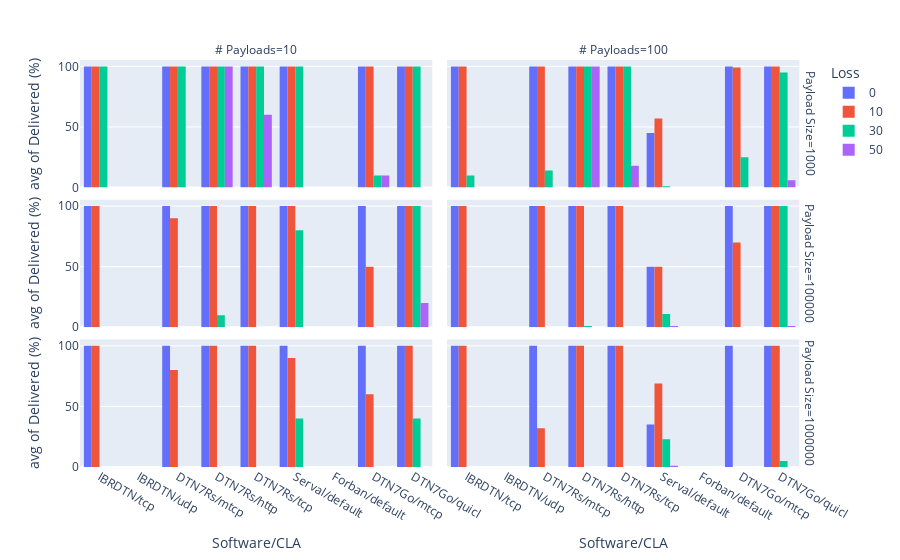

The notebook cell saved with this chart:
### Code cell
fig = px.histogram(
    ratio_df[ratio_df["# Nodes"] == 32],
    x="Software/CLA",
    y="Delivered (%)",
    color="Loss",
    facet_col="# Payloads",
    facet_row="Payload Size",
    barmode='group',
    histfunc='avg',
    category_orders={
        "Loss": [0, 10, 30, 50],
        "Payload Size": [1000, 100000, 1000000]
    },
)
    
fig.update_xaxes(type='category')
fig.show()

### Figure 1 — Plotly figure (JSON) as saved in the notebook; plotly's stock layout.template omitted (floating-point values rounded to 4 significant figures)
{"data": [{"alignmentgroup": "True", "bingroup": "x", "histfunc": "avg", "hovertemplate": "Loss=0<br>Payload Size=1000<br># Payloads=10<br>Software/CLA=%{x}<br>avg of Delivered (%)=%{y}<extra></extra>", "legendgroup": "0", "marker": {"color": "#636efa", "pattern": {"shape": ""}}, "name": "0", "offsetgroup": "0", "orientation": "v", "showlegend": true, "type": "histogram", "x": ["IBRDTN/tcp", "IBRDTN/udp", "DTN7Rs/mtcp", "DTN7Rs/http", "DTN7Rs/tcp", "Serval/default", "Forban/default", "DTN7Go/mtcp", "DTN7Go/quicl"], "xaxis": "x5", "y": [100, 0, 100, 100, 100, 100, 0, 100, 100], "yaxis": "y5"}, {"alignmentgroup": "True", "bingroup": "x", "histfunc": "avg", "hovertemplate": "Loss=0<br>Payload Size=1000<br># Payloads=100<br>Software/CLA=%{x}<br>avg of Delivered (%)=%{y}<extra></extra>", "legendgroup": "0", "marker": {"color": "#636efa", "pattern": {"shape": ""}}, "name": "0", "offsetgroup": "0", "orientation": "v", "showlegend": false, "type": "histogram", "x": ["IBRDTN/tcp", "IBRDTN/udp", "DTN7Rs/http", "DTN7Rs/tcp", "DTN7Rs/mtcp", "Serval/default", "Forban/default", "DTN7Go/mtcp", "DTN7Go/quicl"], "xaxis": "x6", "y": [100, 0, 100, 100, 100, 45, 0, 100, 100], "yaxis": "y6"}, {"alignmentgroup": "True", "bingroup": "x", "histfunc": "avg", "hovertemplate": "Loss=0<br>Payload Size=100000<br># Payloads=10<br>Software/CLA=%{x}<br>avg of Delivered (%)=%{y}<extra></extra>", "legendgroup": "0", "marker": {"color": "#636efa", "pattern": {"shape": ""}}, "name": "0", "offsetgroup": "0", "orientation": "v", "showlegend": false, "type": "histogram", "x": ["IBRDTN/tcp", "IBRDTN/udp", "DTN7Rs/http", "DTN7Rs/tcp", "DTN7Rs/mtcp", "Serval/default", "Forban/default", "DTN7Go/mtcp", "DTN7Go/quicl"], "xaxis": "x3", "y": [100, 0, 100, 100, 100, 100, 0, 100, 100], "yaxis": "y3"}, {"alignmentgroup": "True", "bingroup": "x", "histfunc": "avg", "hovertemplate": "Loss=0<br>Payload Size=100000<br># Payloads=100<br>Software/CLA=%{x}<br>avg of Delivered (%)=%{y}<extra></extra>", "legendgroup": "0", "marker": {"color": "#636efa", "pattern": {"shape": ""}}, "name": "0", "offsetgroup": "0", "orientation": "v", "showlegend": false, "type": "histogram", "x": ["IBRDTN/tcp", "IBRDTN/udp", "DTN7Rs/mtcp", "DTN7Rs/tcp", "DTN7Rs/http", "Serval/default", "Forban/default", "DTN7Go/mtcp", "DTN7Go/quicl"], "xaxis": "x4", "y": [100, 0, 100, 100, 100, 50, 0, 100, 100], "yaxis": "y4"}, {"alignmentgroup": "True", "bingroup": "x", "histfunc": "avg", "hovertemplate": "Loss=0<br>Payload Size=1000000<br># Payloads=10<br>Software/CLA=%{x}<br>avg of Delivered (%)=%{y}<extra></extra>", "legendgroup": "0", "marker": {"color": "#636efa", "pattern": {"shape": ""}}, "name": "0", "offsetgroup": "0", "orientation": "v", "showlegend": false, "type": "histogram", "x": ["IBRDTN/udp", "IBRDTN/tcp", "DTN7Rs/tcp", "DTN7Rs/http", "DTN7Rs/mtcp", "Serval/default", "Forban/default", "DTN7Go/quicl", "DTN7Go/mtcp"], "xaxis": "x", "y": [0, 100, 100, 100, 100, 100, 0, 100, 100], "yaxis": "y"}, {"alignmentgroup": "True", "bingroup": "x", "histfunc": "avg", "hovertemplate": "Loss=0<br>Payload Size=1000000<br># Payloads=100<br>Software/CLA=%{x}<br>avg of Delivered (%)=%{y}<extra></extra>", "legendgroup": "0", "marker": {"color": "#636efa", "pattern": {"shape": ""}}, "name": "0", "offsetgroup": "0", "orientation": "v", "showlegend": false, "type": "histogram", "x": ["IBRDTN/udp", "IBRDTN/tcp", "DTN7Rs/http", "DTN7Rs/tcp", "DTN7Rs/mtcp", "Serval/default", "Forban/default", "DTN7Go/quicl", "DTN7Go/mtcp"], "xaxis": "x2", "y": [0, 100, 100, 100, 100, 35, 0, 100, 100], "yaxis": "y2"}, {"alignmentgroup": "True", "bingroup": "x", "histfunc": "avg", "hovertemplate": "Loss=10<br>Payload Size=1000<br># Payloads=10<br>Software/CLA=%{x}<br>avg of Delivered (%)=%{y}<extra></extra>", "legendgroup": "10", "marker": {"color": "#EF553B", "pattern": {"shape": ""}}, "name": "10", "offsetgroup": "10", "orientation": "v", "showlegend": true, "type": "histogram", "x": ["IBRDTN/udp", "IBRDTN/tcp", "DTN7Rs/http", "DTN7Rs/tcp", "DTN7Rs/mtcp", "Serval/default", "Forban/default", "DTN7Go/quicl", "DTN7Go/mtcp"], "xaxis": "x5", "y": [0, 100, 100, 100, 100, 100, 0, 100, 100], "yaxis": "y5"}, {"alignmentgroup": "True", "bingroup": "x", "histfunc": "avg", "hovertemplate": "Loss=10<br>Payload Size=1000<br># Payloads=100<br>Software/CLA=%{x}<br>avg of Delivered (%)=%{y}<extra></extra>", "legendgroup": "10", "marker": {"color": "#EF553B", "pattern": {"shape": ""}}, "name": "10", "offsetgroup": "10", "orientation": "v", "showlegend": false, "type": "histogram", "x": ["IBRDTN/udp", "IBRDTN/tcp", "DTN7Rs/http", "DTN7Rs/tcp", "DTN7Rs/mtcp", "Serval/default", "Forban/default", "DTN7Go/quicl", "DTN7Go/mtcp"], "xaxis": "x6", "y": [0, 100, 100, 100, 100, 57.0, 0, 100, 99], "yaxis": "y6"}, {"alignmentgroup": "True", "bingroup": "x", "histfunc": "avg", "hovertemplate": "Loss=10<br>Payload Size=100000<br># Payloads=10<br>Software/CLA=%{x}<br>avg of Delivered (%)=%{y}<extra></extra>", "legendgroup": "10", "marker": {"color": "#EF553B", "pattern": {"shape": ""}}, "name": "10", "offsetgroup": "10", "orientation": "v", "showlegend": false, "type": "histogram", "x": ["IBRDTN/tcp", "IBRDTN/udp", "DTN7Rs/tcp", "DTN7Rs/mtcp", "DTN7Rs/http", "Serval/default", "Forban/default", "DTN7Go/mtcp", "DTN7Go/quicl"], "xaxis": "x3", "y": [100, 0, 100, 90, 100, 100, 0, 50, 100], "yaxis": "y3"}, {"alignmentgroup": "True", "bingroup": "x", "histfunc": "avg", "hovertemplate": "Loss=10<br>Payload Size=100000<br># Payloads=100<br>Software/CLA=%{x}<br>avg of Delivered (%)=%{y}<extra></extra>", "legendgroup": "10", "marker": {"color": "#EF553B", "pattern": {"shape": ""}}, "name": "10", "offsetgroup": "10", "orientation": "v", "showlegend": false, "type": "histogram", "x": ["IBRDTN/tcp", "IBRDTN/udp", "DTN7Rs/mtcp", "DTN7Rs/tcp", "DTN7Rs/http", "Serval/default", "Forban/default", "DTN7Go/mtcp", "DTN7Go/quicl"], "xaxis": "x4", "y": [100, 0, 100, 100, 100, 50, 0, 70, 100], "yaxis": "y4"}, {"alignmentgroup": "True", "bingroup": "x", "histfunc": "avg", "hovertemplate": "Loss=10<br>Payload Size=1000000<br># Payloads=10<br>Software/CLA=%{x}<br>avg of Delivered (%)=%{y}<extra></extra>", "legendgroup": "10", "marker": {"color": "#EF553B", "pattern": {"shape": ""}}, "name": "10", "offsetgroup": "10", "orientation": "v", "showlegend": false, "type": "histogram", "x": ["IBRDTN/udp", "IBRDTN/tcp", "DTN7Rs/http", "DTN7Rs/tcp", "DTN7Rs/mtcp", "Serval/default", "Forban/default", "DTN7Go/quicl", "DTN7Go/mtcp"], "xaxis": "x", "y": [0, 100, 100, 100, 80, 90, 0, 100, 60], "yaxis": "y"}, {"alignmentgroup": "True", "bingroup": "x", "histfunc": "avg", "hovertemplate": "Loss=10<br>Payload Size=1000000<br># Payloads=100<br>Software/CLA=%{x}<br>avg of Delivered (%)=%{y}<extra></extra>", "legendgroup": "10", "marker": {"color": "#EF553B", "pattern": {"shape": ""}}, "name": "10", "offsetgroup": "10", "orientation": "v", "showlegend": false, "type": "histogram", "x": ["IBRDTN/tcp", "IBRDTN/udp", "DTN7Rs/http", "DTN7Rs/tcp", "DTN7Rs/mtcp", "Serval/default", "Forban/default", "DTN7Go/mtcp", "DTN7Go/quicl"], "xaxis": "x2", "y": [100, 0, 100, 100, 32, 69, 0, 0, 100], "yaxis": "y2"}, {"alignmentgroup": "True", "bingroup": "x", "histfunc": "avg", "hovertemplate": "Loss=30<br>Payload Size=1000<br># Payloads=10<br>Software/CLA=%{x}<br>avg of Delivered (%)=%{y}<extra></extra>", "legendgroup": "30", "marker": {"color": "#00cc96", "pattern": {"shape": ""}}, "name": "30", "offsetgroup": "30", "orientation": "v", "showlegend": true, "type": "histogram", "x": ["IBRDTN/udp", "IBRDTN/tcp", "DTN7Rs/http", "DTN7Rs/tcp", "DTN7Rs/mtcp", "Serval/default", "Forban/default", "DTN7Go/quicl", "DTN7Go/mtcp"], "xaxis": "x5", "y": [0, 100, 100, 100, 100, 100, 0, 100, 10], "yaxis": "y5"}, {"alignmentgroup": "True", "bingroup": "x", "histfunc": "avg", "hovertemplate": "Loss=30<br>Payload Size=1000<br># Payloads=100<br>Software/CLA=%{x}<br>avg of Delivered (%)=%{y}<extra></extra>", "legendgroup": "30", "marker": {"color": "#00cc96", "pattern": {"shape": ""}}, "name": "30", "offsetgroup": "30", "orientation": "v", "showlegend": false, "type": "histogram", "x": ["IBRDTN/udp", "IBRDTN/tcp", "DTN7Rs/http", "DTN7Rs/tcp", "DTN7Rs/mtcp", "Serval/default", "Forban/default", "DTN7Go/quicl", "DTN7Go/mtcp"], "xaxis": "x6", "y": [0, 10, 100, 100, 14.0, 1, 0, 95, 25], "yaxis": "y6"}, {"alignmentgroup": "True", "bingroup": "x", "histfunc": "avg", "hovertemplate": "Loss=30<br>Payload Size=100000<br># Payloads=10<br>Software/CLA=%{x}<br>avg of Delivered (%)=%{y}<extra></extra>", "legendgroup": "30", "marker": {"color": "#00cc96", "pattern": {"shape": ""}}, "name": "30", "offsetgroup": "30", "orientation": "v", "showlegend": false, "type": "histogram", "x": ["IBRDTN/tcp", "IBRDTN/udp", "DTN7Rs/mtcp", "DTN7Rs/tcp", "DTN7Rs/http", "Serval/default", "Forban/default", "DTN7Go/mtcp", "DTN7Go/quicl"], "xaxis": "x3", "y": [0, 0, 0, 0, 10, 80, 0, 0, 100], "yaxis": "y3"}, {"alignmentgroup": "True", "bingroup": "x", "histfunc": "avg", "hovertemplate": "Loss=30<br>Payload Size=100000<br># Payloads=100<br>Software/CLA=%{x}<br>avg of Delivered (%)=%{y}<extra></extra>", "legendgroup": "30", "marker": {"color": "#00cc96", "pattern": {"shape": ""}}, "name": "30", "offsetgroup": "30", "orientation": "v", "showlegend": false, "type": "histogram", "x": ["IBRDTN/tcp", "IBRDTN/udp", "DTN7Rs/tcp", "DTN7Rs/http", "DTN7Rs/mtcp", "Serval/default", "Forban/default", "DTN7Go/mtcp", "DTN7Go/quicl"], "xaxis": "x4", "y": [0, 0, 0, 1, 0, 11, 0, 0, 100], "yaxis": "y4"}, {"alignmentgroup": "True", "bingroup": "x", "histfunc": "avg", "hovertemplate": "Loss=30<br>Payload Size=1000000<br># Payloads=10<br>Software/CLA=%{x}<br>avg of Delivered (%)=%{y}<extra></extra>", "legendgroup": "30", "marker": {"color": "#00cc96", "pattern": {"shape": ""}}, "name": "30", "offsetgroup": "30", "orientation": "v", "showlegend": false, "type": "histogram", "x": ["IBRDTN/udp", "IBRDTN/tcp", "DTN7Rs/http", "DTN7Rs/tcp", "DTN7Rs/mtcp", "Serval/default", "Forban/default", "DTN7Go/quicl", "DTN7Go/mtcp"], "xaxis": "x", "y": [0, 0, 0, 0, 0, 40, 0, 40, 0], "yaxis": "y"}, {"alignmentgroup": "True", "bingroup": "x", "histfunc": "avg", "hovertemplate": "Loss=30<br>Payload Size=1000000<br># Payloads=100<br>Software/CLA=%{x}<br>avg of Delivered (%)=%{y}<extra></extra>", "legendgroup": "30", "marker": {"color": "#00cc96", "pattern": {"shape": ""}}, "name": "30", "offsetgroup": "30", "orientation": "v", "showlegend": false, "type": "histogram", "x": ["IBRDTN/udp", "IBRDTN/tcp", "DTN7Rs/http", "DTN7Rs/mtcp", "DTN7Rs/tcp", "Serval/default", "Forban/default", "DTN7Go/quicl", "DTN7Go/mtcp"], "xaxis": "x2", "y": [0, 0, 0, 0, 0, 23, 0, 5, 0], "yaxis": "y2"}, {"alignmentgroup": "True", "bingroup": "x", "histfunc": "avg", "hovertemplate": "Loss=50<br>Payload Size=1000<br># Payloads=10<br>Software/CLA=%{x}<br>avg of Delivered (%)=%{y}<extra></extra>", "legendgroup": "50", "marker": {"color": "#ab63fa", "pattern": {"shape": ""}}, "name": "50", "offsetgroup": "50", "orientation": "v", "showlegend": true, "type": "histogram", "x": ["IBRDTN/udp", "IBRDTN/tcp", "DTN7Rs/http", "DTN7Rs/tcp", "DTN7Rs/mtcp", "Serval/default", "Forban/default", "DTN7Go/quicl", "DTN7Go/mtcp"], "xaxis": "x5", "y": [0, 0, 100, 60, 0, 0, 0, 0, 10], "yaxis": "y5"}, {"alignmentgroup": "True", "bingroup": "x", "histfunc": "avg", "hovertemplate": "Loss=50<br>Payload Size=1000<br># Payloads=100<br>Software/CLA=%{x}<br>avg of Delivered (%)=%{y}<extra></extra>", "legendgroup": "50", "marker": {"color": "#ab63fa", "pattern": {"shape": ""}}, "name": "50", "offsetgroup": "50", "orientation": "v", "showlegend": false, "type": "histogram", "x": ["IBRDTN/udp", "IBRDTN/tcp", "DTN7Rs/http", "DTN7Rs/tcp", "DTN7Rs/mtcp", "Serval/default", "Forban/default", "DTN7Go/quicl", "DTN7Go/mtcp"], "xaxis": "x6", "y": [0, 0, 100, 18, 0, 0, 0, 6, 0], "yaxis": "y6"}, {"alignmentgroup": "True", "bingroup": "x", "histfunc": "avg", "hovertemplate": "Loss=50<br>Payload Size=100000<br># Payloads=10<br>Software/CLA=%{x}<br>avg of Delivered (%)=%{y}<extra></extra>", "legendgroup": "50", "marker": {"color": "#ab63fa", "pattern": {"shape": ""}}, "name": "50", "offsetgroup": "50", "orientation": "v", "showlegend": false, "type": "histogram", "x": ["IBRDTN/tcp", "IBRDTN/udp", "DTN7Rs/tcp", "DTN7Rs/mtcp", "DTN7Rs/http", "Serval/default", "Forban/default", "DTN7Go/mtcp", "DTN7Go/quicl"], "xaxis": "x3", "y": [0, 0, 0, 0, 0, 0, 0, 0, 20], "yaxis": "y3"}, {"alignmentgroup": "True", "bingroup": "x", "histfunc": "avg", "hovertemplate": "Loss=50<br>Payload Size=100000<br># Payloads=100<br>Software/CLA=%{x}<br>avg of Delivered (%)=%{y}<extra></extra>", "legendgroup": "50", "marker": {"color": "#ab63fa", "pattern": {"shape": ""}}, "name": "50", "offsetgroup": "50", "orientation": "v", "showlegend": false, "type": "histogram", "x": ["IBRDTN/udp", "IBRDTN/tcp", "DTN7Rs/mtcp", "DTN7Rs/tcp", "DTN7Rs/http", "Serval/default", "Forban/default", "DTN7Go/quicl", "DTN7Go/mtcp"], "xaxis": "x4", "y": [0, 0, 0, 0, 0, 1, 0, 1, 0], "yaxis": "y4"}, {"alignmentgroup": "True", "bingroup": "x", "histfunc": "avg", "hovertemplate": "Loss=50<br>Payload Size=1000000<br># Payloads=10<br>Software/CLA=%{x}<br>avg of Delivered (%)=%{y}<extra></extra>", "legendgroup": "50", "marker": {"color": "#ab63fa", "pattern": {"shape": ""}}, "name": "50", "offsetgroup": "50", "orientation": "v", "showlegend": false, "type": "histogram", "x": ["IBRDTN/udp", "IBRDTN/tcp", "DTN7Rs/http", "DTN7Rs/tcp", "DTN7Rs/mtcp", "Serval/default", "Forban/default", "DTN7Go/quicl", "DTN7Go/mtcp"], "xaxis": "x", "y": [0, 0, 0, 0, 0, 0, 0, 0, 0], "yaxis": "y"}, {"alignmentgroup": "True", "bingroup": "x", "histfunc": "avg", "hovertemplate": "Loss=50<br>Payload Size=1000000<br># Payloads=100<br>Software/CLA=%{x}<br>avg of Delivered (%)=%{y}<extra></extra>", "legendgroup": "50", "marker": {"color": "#ab63fa", "pattern": {"shape": ""}}, "name": "50", "offsetgroup": "50", "orientation": "v", "showlegend": false, "type": "histogram", "x": ["IBRDTN/udp", "IBRDTN/tcp", "DTN7Rs/tcp", "DTN7Rs/http", "DTN7Rs/mtcp", "Serval/default", "Forban/default", "DTN7Go/quicl", "DTN7Go/mtcp"], "xaxis": "x2", "y": [0, 0, 0, 0, 0, 1, 0, 0, 0], "yaxis": "y2"}], "layout": {"annotations": [{"font": {}, "showarrow": false, "text": "# Payloads=10", "x": 0.24, "xanchor": "center", "xref": "paper", "y": 1.0, "yanchor": "bottom", "yref": "paper"}, {"font": {}, "showarrow": false, "text": "# Payloads=100", "x": 0.74, "xanchor": "center", "xref": "paper", "y": 1.0, "yanchor": "bottom", "yref": "paper"}, {"font": {}, "showarrow": false, "text": "Payload Size=1000000", "textangle": 90, "x": 0.98, "xanchor": "left", "xref": "paper", "y": 0.1567, "yanchor": "middle", "yref": "paper"}, {"font": {}, "showarrow": false, "text": "Payload Size=100000", "textangle": 90, "x": 0.98, "xanchor": "left", "xref": "paper", "y": 0.5, "yanchor": "middle", "yref": "paper"}, {"font": {}, "showarrow": false, "text": "Payload Size=1000", "textangle": 90, "x": 0.98, "xanchor": "left", "xref": "paper", "y": 0.8433, "yanchor": "middle", "yref": "paper"}], "barmode": "group", "legend": {"title": {"text": "Loss"}, "tracegroupgap": 0}, "margin": {"t": 60}, "xaxis": {"anchor": "y", "domain": [0, 0.48], "title": {"text": "Software/CLA"}, "type": "category"}, "xaxis2": {"anchor": "y2", "domain": [0.5, 0.98], "matches": "x", "title": {"text": "Software/CLA"}, "type": "category"}, "xaxis3": {"anchor": "y3", "domain": [0, 0.48], "matches": "x", "showticklabels": false, "type": "category"}, "xaxis4": {"anchor": "y4", "domain": [0.5, 0.98], "matches": "x", "showticklabels": false, "type": "category"}, "xaxis5": {"anchor": "y5", "domain": [0, 0.48], "matches": "x", "showticklabels": false, "type": "category"}, "xaxis6": {"anchor": "y6", "domain": [0.5, 0.98], "matches": "x", "showticklabels": false, "type": "category"}, "yaxis": {"anchor": "x", "domain": [0, 0.3133], "title": {"text": "avg of Delivered (%)"}}, "yaxis2": {"anchor": "x2", "domain": [0, 0.3133], "matches": "y", "showticklabels": false}, "yaxis3": {"anchor": "x3", "domain": [0.3433, 0.6567], "matches": "y", "title": {"text": "avg of Delivered (%)"}}, "yaxis4": {"anchor": "x4", "domain": [0.3433, 0.6567], "matches": "y", "showticklabels": false}, "yaxis5": {"anchor": "x5", "domain": [0.6867, 1.0], "matches": "y", "title": {"text": "avg of Delivered (%)"}}, "yaxis6": {"anchor": "x6", "domain": [0.6867, 1.0], "matches": "y", "showticklabels": false}}}
